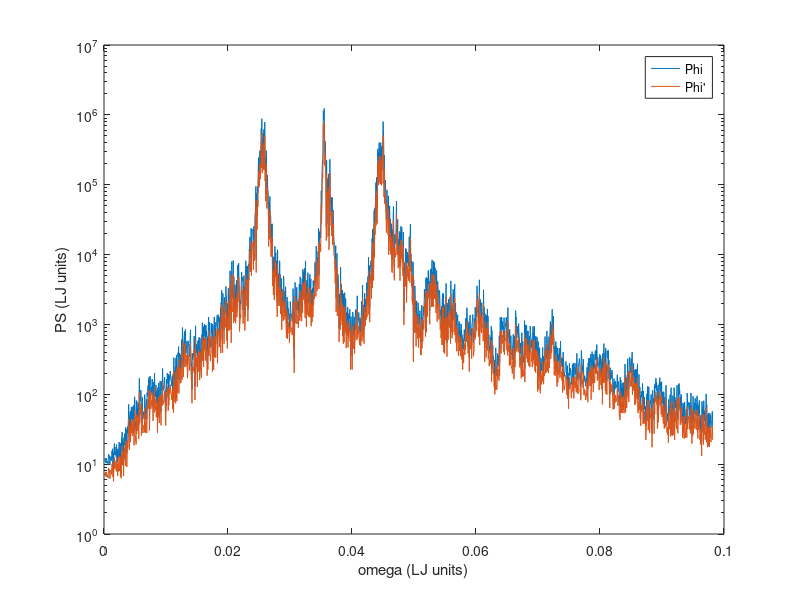

Recreate this plot in MATLAB.
Phi = load('./lj_copy/SED_Phi_200_1.txt');
Phip = load('./lj_copy/SED_Phip_200_1.txt');

semilogy(...
Phi(1:2048,1),sum(Phi(1:2048,:),2),...
Phip(1:2048,1),Phip(1:2048,2)/(4*pi)...
)

xlabel ("\omega (LJ units)");
ylabel ("PS (LJ units)");
legend ("\Phi", "\Phi'");

print -dpdf -color sed_check.pdf

%sum(...
%Phi(1:2048,1),sum(Phi(1:2048,:),2) - 
%Phip(1:2048,1),Phip(1:2048,2)/(4*pi)...
%)

